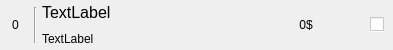
<?xml version="1.0" encoding="UTF-8"?>
<ui version="4.0">
 <class>ListItem</class>
 <widget class="QWidget" name="ListItem">
  <property name="geometry">
   <rect>
    <x>0</x>
    <y>0</y>
    <width>393</width>
    <height>50</height>
   </rect>
  </property>
  <property name="minimumSize">
   <size>
    <width>0</width>
    <height>50</height>
   </size>
  </property>
  <property name="maximumSize">
   <size>
    <width>16777215</width>
    <height>50</height>
   </size>
  </property>
  <property name="windowTitle">
   <string>Form</string>
  </property>
  <layout class="QHBoxLayout" name="horizontalLayout">
   <property name="spacing">
    <number>0</number>
   </property>
   <property name="leftMargin">
    <number>0</number>
   </property>
   <property name="topMargin">
    <number>0</number>
   </property>
   <property name="rightMargin">
    <number>0</number>
   </property>
   <property name="bottomMargin">
    <number>0</number>
   </property>
   <item>
    <widget class="QWidget" name="Holder" native="true">
     <property name="styleSheet">
      <string notr="true"/>
     </property>
     <layout class="QHBoxLayout" name="horizontalLayout_2">
      <property name="spacing">
       <number>6</number>
      </property>
      <property name="leftMargin">
       <number>3</number>
      </property>
      <property name="topMargin">
       <number>0</number>
      </property>
      <property name="rightMargin">
       <number>9</number>
      </property>
      <property name="bottomMargin">
       <number>0</number>
      </property>
      <item>
       <widget class="QLabel" name="Number">
        <property name="minimumSize">
         <size>
          <width>25</width>
          <height>0</height>
         </size>
        </property>
        <property name="maximumSize">
         <size>
          <width>25</width>
          <height>16777215</height>
         </size>
        </property>
        <property name="styleSheet">
         <string notr="true">background: transparent;</string>
        </property>
        <property name="text">
         <string>0</string>
        </property>
        <property name="alignment">
         <set>Qt::AlignCenter</set>
        </property>
       </widget>
      </item>
      <item>
       <widget class="Line" name="line">
        <property name="maximumSize">
         <size>
          <width>2</width>
          <height>36</height>
         </size>
        </property>
        <property name="styleSheet">
         <string notr="true"/>
        </property>
        <property name="orientation">
         <enum>Qt::Vertical</enum>
        </property>
       </widget>
      </item>
      <item>
       <widget class="QWidget" name="widget" native="true">
        <property name="styleSheet">
         <string notr="true">background: transparent;</string>
        </property>
        <layout class="QVBoxLayout" name="verticalLayout">
         <property name="spacing">
          <number>3</number>
         </property>
         <property name="leftMargin">
          <number>0</number>
         </property>
         <property name="topMargin">
          <number>0</number>
         </property>
         <property name="rightMargin">
          <number>0</number>
         </property>
         <property name="bottomMargin">
          <number>0</number>
         </property>
         <item>
          <widget class="QLabel" name="ProductName">
           <property name="minimumSize">
            <size>
             <width>200</width>
             <height>0</height>
            </size>
           </property>
           <property name="font">
            <font>
             <pointsize>12</pointsize>
            </font>
           </property>
           <property name="styleSheet">
            <string notr="true">background: transparent;</string>
           </property>
           <property name="text">
            <string>TextLabel</string>
           </property>
          </widget>
         </item>
         <item>
          <widget class="QLabel" name="BuyUntil">
           <property name="minimumSize">
            <size>
             <width>200</width>
             <height>0</height>
            </size>
           </property>
           <property name="font">
            <font>
             <pointsize>9</pointsize>
            </font>
           </property>
           <property name="styleSheet">
            <string notr="true">background: transparent;</string>
           </property>
           <property name="text">
            <string>TextLabel</string>
           </property>
          </widget>
         </item>
        </layout>
       </widget>
      </item>
      <item>
       <spacer name="horizontalSpacer">
        <property name="orientation">
         <enum>Qt::Horizontal</enum>
        </property>
        <property name="sizeHint" stdset="0">
         <size>
          <width>41</width>
          <height>20</height>
         </size>
        </property>
       </spacer>
      </item>
      <item>
       <widget class="QLabel" name="Price">
        <property name="styleSheet">
         <string notr="true">background: transparent;</string>
        </property>
        <property name="text">
         <string>0$</string>
        </property>
        <property name="alignment">
         <set>Qt::AlignCenter</set>
        </property>
       </widget>
      </item>
      <item>
       <spacer name="horizontalSpacer_2">
        <property name="orientation">
         <enum>Qt::Horizontal</enum>
        </property>
        <property name="sizeHint" stdset="0">
         <size>
          <width>40</width>
          <height>20</height>
         </size>
        </property>
       </spacer>
      </item>
      <item>
       <widget class="QCheckBox" name="PurchasedCheckbox">
        <property name="styleSheet">
         <string notr="true">background-color: white;</string>
        </property>
        <property name="text">
         <string/>
        </property>
        <property name="iconSize">
         <size>
          <width>16</width>
          <height>16</height>
         </size>
        </property>
        <property name="checked">
         <bool>false</bool>
        </property>
       </widget>
      </item>
     </layout>
    </widget>
   </item>
  </layout>
 </widget>
 <resources/>
 <connections/>
</ui>
